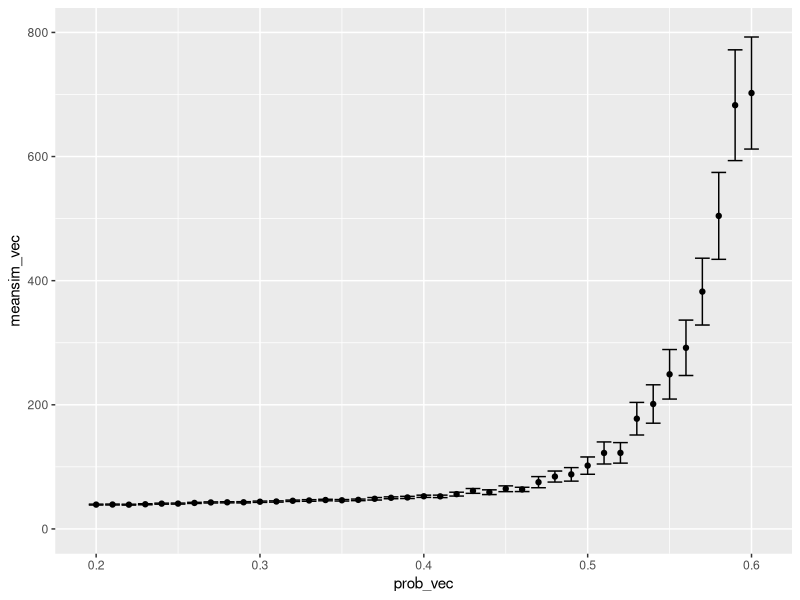
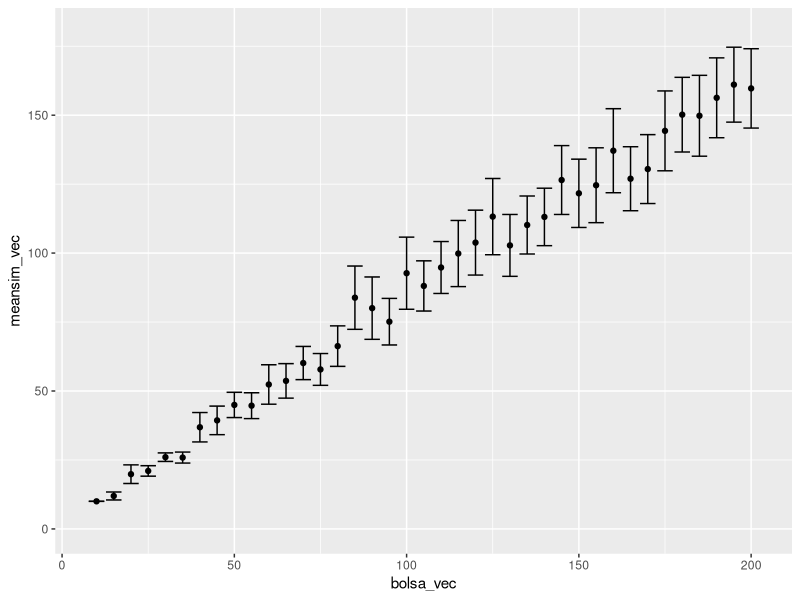
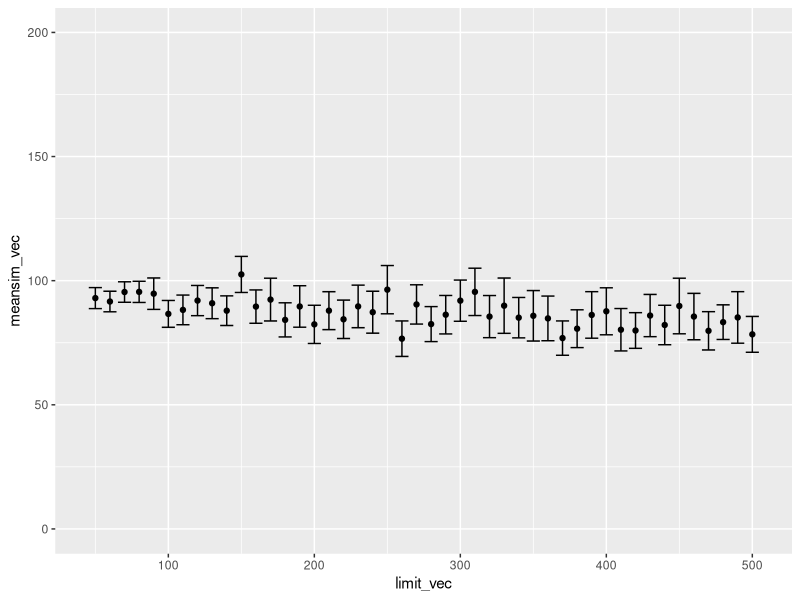

Source code (R) for these figures, in order:
## 1

set.seed(1)

martingala <- function (bolsa, apuesta, limite, prob) {
	apuesta_actual <- apuesta
	while (apuesta_actual < bolsa & apuesta_actual < limite) {
		bolsa <- bolsa- apuesta_actual
		## print(apuesta_actual)
		resul <- rbinom(1,1,prob)
		## print(resul)
		if(resul == 0 ) { ## perder
			apuesta_actual <- apuesta_actual * 2
			## print(apuesta_actual)
			## print(bolsa)
		} else { ## ganar
			bolsa <- bolsa + apuesta_actual *2 
			apuesta_actual <- apuesta
			## print(apuesta_actual)
			## print(bolsa)
		}
	}
	return (bolsa)
}




martingala(bolsa = 100, apuesta = 10, limite = 500, prob = 18/37)






## 2
set.seed(1)
n_simulaciones <- 1000

meansim_vec <- c()
prob_vec <- c()
errmax_vec <- c()
sumprob <- 0.2
for(i in 1:41){
	sim <- replicate(n_simulaciones,martingala(bolsa = 100, apuesta = 10, limite = 500, prob = sumprob))
	## Medias
	meansim <- mean(sim)
	meansim_vec <- append(meansim_vec,meansim)
	## ICs
	errmax <- 1.95*(sd(sim)/sqrt(1000))
	errmax_vec <- append(errmax_vec,errmax)
	## probabilidades
	prob_vec <- append(prob_vec,sumprob)
	sumprob <- sumprob + 0.01
}


require(ggplot2)
df_probmean <- data.frame(prob_vec,meansim_vec)
probmean_graph <- ggplot(df_probmean,aes(prob_vec,meansim_vec)) + 
	geom_point() + 
	geom_errorbar(ymin = meansim_vec-errmax_vec, ymax = meansim_vec+errmax_vec)
probmean_graph <- probmean_graph + expand_limits(y = c(0,800))
print(probmean_graph)


## 3

set.seed(1)
n_simulaciones <- 1000

meansim_vec <- c()
bolsa_vec <- c()
errmax_vec <- c()
sumbolsa <- 10
for(i in 1:39){
	sim <- replicate(n_simulaciones,martingala(bolsa = sumbolsa, apuesta = 10, limite = 500, prob = 18/37))
	## Medias
	meansim <- mean(sim)
	meansim_vec <- append(meansim_vec,meansim)
	## ICs
	errmax <- 1.95*(sd(sim)/sqrt(1000))
	errmax_vec <- append(errmax_vec,errmax)
	## probabilidades
	bolsa_vec <- append(bolsa_vec,sumbolsa)
	sumbolsa <- sumbolsa + 5
}


require(ggplot2)
df_bolsamean <- data.frame(bolsa_vec,meansim_vec)
bolsamean_graph <- ggplot(df_bolsamean,aes(bolsa_vec,meansim_vec)) + 
	geom_point() + 
	geom_errorbar(ymin = meansim_vec-errmax_vec, ymax = meansim_vec+errmax_vec)
bolsamean_graph <- bolsamean_graph + expand_limits(y = c(0,180))
print(bolsamean_graph)

## 4 
set.seed(1)
n_simulaciones <- 1000

meansim_vec <- c()
limit_vec <- c()
errmax_vec <- c()
sumlimit <- 50
for(i in 1:46){
	sim <- replicate(n_simulaciones,martingala(bolsa = 100, apuesta = 10, limite = sumlimit, prob = 18/37))
	## Medias
	meansim <- mean(sim)
	meansim_vec <- append(meansim_vec,meansim)
	## ICs
	errmax <- 1.95*(sd(sim)/sqrt(1000))
	errmax_vec <- append(errmax_vec,errmax)
	## probabilidades
	limit_vec <- append(limit_vec,sumlimit)
	sumlimit <- sumlimit + 10
}


require(ggplot2)
df_limitmean <- data.frame(limit_vec,meansim_vec)
limitmean_graph <- ggplot(df_limitmean,aes(limit_vec,meansim_vec)) + 
	geom_point() + 
	geom_errorbar(ymin = meansim_vec-errmax_vec, ymax = meansim_vec+errmax_vec)
limitmean_graph <- limitmean_graph + expand_limits(y = c(0,200))
print(limitmean_graph)